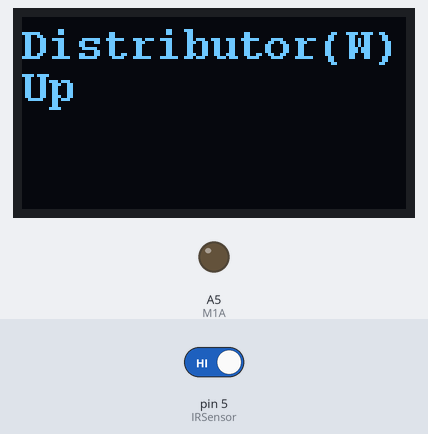
Simulated run of this sketch. Board: Arduino Nano, built with avr-gcc and run on an emulated ATmega328P. On the bench: 128×64 one-colour display, output pins drawn as LEDs (lit = HIGH). Inputs (shaded band) come from the test bench; at power-on: pin 5 (IRSensor) HIGH. No radio packets arrive unless stated; pins used as bus, display or sensor lines are not drawn; what the sketch prints to the serial monitor is not drawn.

Above: at 0.2 s.

The sketch:

DistributorWest.ino
```cpp
#include "U8glib.h"


#include "tileConfig.h"
#include <RF24Network.h>
#include <RF24.h>
#include <SPI.h>
// If using software SPI (the default case):
#define OLED_CLK   A0
#define OLED_MOSI  A1
#define OLED_RESET A2
#define OLED_DC    A3
#define OLED_CS    A4

#define M1A        A5
#define M1B        A6
#define IRSensor   5

U8GLIB_SSD1306_ADAFRUIT_128X64 u8g(OLED_CLK, OLED_MOSI, OLED_CS, OLED_DC, OLED_RESET);	// SW SPI Com: SCK = A0, MOSI = 11, CS = 10, A0 = 9


// nRF24L01(+) radio attached using Getting Started board
RF24 radio(9,10);

// Network uses that radio
RF24Network network(radio);

// Address of our node
const uint16_t this_node = distributorWest;

dataPayload payload;
boolean truckArrivedOnce=false;
boolean truckInTransit=false;
void setup()
{

  Serial.begin(19200);
  Serial.println("Distributor West Up");
  u8g.setFont(u8g_font_courB10);  // select font
  pinMode(M1A, OUTPUT);
  pinMode(M1B, OUTPUT);
  pinMode(IRSensor, INPUT);

  SPI.begin();
  radio.begin();
  network.begin(/*channel*/ 90, /*node address*/ this_node);
  showMessageOnLCD("Distributor(W)!Up");
 // Serial.println("Message Shown");

}

// How often to send 'hello world to the other unit
const unsigned long interval = 2000; //ms

// When did we last send?
unsigned long last_sent;
int i=0;
void loop()
{

  // Pump the network regularly
  network.update();


  // Is there anything ready for us?
  while ( network.available() )
  {
    // If so, grab it and print it out
    RF24NetworkHeader header;
    network.read(header,&payload,sizeof(payload));
    displayMessages(payload);

  }

   if(isTruckDetected() && truckInTransit)
  {
      //Serial.println("SensorRead");
      if(!truckArrivedOnce)
      {
        showMessageOnLCD(getMessageTextByIndex(5));
        delay(1000);
        sendMessageToNode(factoryNode,OLED_MESSAGE,5);

        truckArrivedOnce=true;
         delay(3000);
        showMessageOnLCD(getMessageTextByIndex(7));
       delay(3000);

       sendMessageToNode(factoryNode,OLED_MESSAGE,8);
       showMessageOnLCD(getMessageTextByIndex(8));
       delay(3000);


      }

  }


}

void sendMessageToNode(int node, int command, int messageNumber)
{
        payload = { command, messageNumber };
        RF24NetworkHeader header1(/*to node*/ node);
        network.write(header1,&payload,sizeof(payload));

}

void showMessageOnLCD(char * message)
{


  //Serial.println(message);
  int messageIndex=0;
  char* command = strtok(message, "!");
  //Serial.println(command);
  int startYIndex=20;
  int fontGap=10;;
  int yIndex=0;

  char * lmessages[4];


  while (command != NULL)
  {


    yIndex=startYIndex+messageIndex*fontGap;
    //
    lmessages[messageIndex]=command;
    command = strtok (NULL, "!");
    messageIndex=messageIndex+1;
    //delay(5000);
  }

  drawText(lmessages, messageIndex);


}

void drawText(char *messages[], int index)
{


   u8g.firstPage();
  do {
    for(int i=0;i<index;i++)
    {
      u8g.drawStr(0, (i+1)*14, messages[i]);
    }

  } while( u8g.nextPage() );


}


void displayMessages(dataPayload lPayload)

{
     Serial.print("Command: ");Serial.println(lPayload.command, DEC);
     Serial.print("Message Number: ");Serial.println(lPayload.messageNumber, DEC);
     Serial.print("Message Text: ");Serial.println(lPayload.getMessageTextByIndex(lPayload.messageNumber));

     switch(lPayload.messageNumber)
     {
       case 1:

       sendMessageToNode(factoryNode,OLED_MESSAGE,2);
       showMessageOnLCD(lPayload.getMessageTextByIndex(2));
       break;

       case 4:
       truckInTransit=true;
       delay(1000);
       showMessageOnLCD(lPayload.getMessageTextByIndex(9));//truck in transit


     }


}

boolean isTruckDetected()
{
   // Serial.println(digitalRead(IRSensor));
    if(digitalRead(IRSensor)==LOW)
    {

      return false;
    }

    else return true;

}
```

tileConfig.h
```cpp
#define TRUCK_MOTION 1
#define OLED_MESSAGE 2
#define ACTION_COMMAND 3;
#define MAX_STRING 60
char buffer[MAX_STRING];


int factoryNode=0;
int distributorWest=1;
int distributorEast=2;
int retailerWest=3;
int retailerEast=4;

int retailerThreshold=1;
int distributorThreshold=10;
int factoryTheshold=100;


const char str0[] PROGMEM = "Grains Low Alert";

//DW Notifications
const char str1[] PROGMEM = "Dispatch?";
const char str2[] PROGMEM = "Confirmed!Dispatch";
const char str3[] PROGMEM = "Dispatching..";
const char str4[] PROGMEM = "Container Left!Factory";
const char str5[] PROGMEM = "Container!Arrived at!Distributor 1";
const char str6[] PROGMEM = "Truck Arrived";

const char str7[] PROGMEM = "Unloading....";
const char str8[] PROGMEM = "Unloading!Done"; //This is at D1, sent by D1 to Factory
const char str9[] PROGMEM = "Truck in!Transit"; //This is at D1, sent by D1 to Factory


PROGMEM const char* const tileMessages[]={str0,str1,str2,str3,str4,str5,str6,str7, str8,str9 };

struct dataPayload
{

 int command; //TRUCK_MOTION or OLED_MESSAGE
 int messageNumber;

 char* getMessageTextByIndex(int index)
 {
   //strcpy_P(buffer, (char*)pgm_read_word(&(tileMessages[this->messageNumber]))); // Necessary casts and dereferencing, just copy.
    strcpy_P(buffer, (char*)pgm_read_word(&(tileMessages[index])));
   //return getString(tileMessages[this->messageNumber]);
   return buffer;
 }


};

 char* getMessageTextByIndex(int index)
 {
   //strcpy_P(buffer, (char*)pgm_read_word(&(tileMessages[this->messageNumber]))); // Necessary casts and dereferencing, just copy.
    strcpy_P(buffer, (char*)pgm_read_word(&(tileMessages[index])));
   //return getString(tileMessages[this->messageNumber]);
   return buffer;
 }
```
